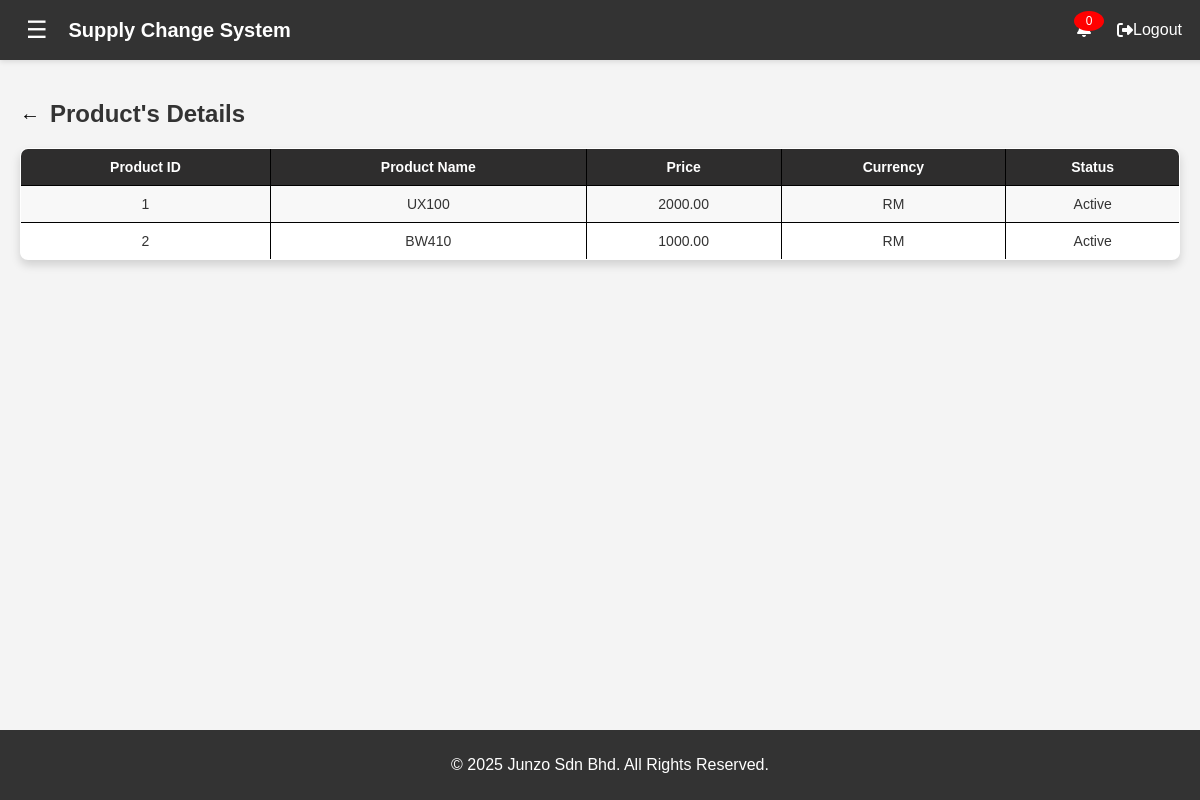
Screenshot of /view_product.php (signed in) with the database file from the repository.
### tables this page shows
CREATE TABLE `products` (
  `product_id` int(11) NOT NULL,
  `date_created` timestamp NOT NULL DEFAULT current_timestamp(),
  `product_name` varchar(255) NOT NULL,
  `description` text DEFAULT NULL,
  `unit_price` decimal(10,2) NOT NULL,
  `currency` enum('RM','USD','INR') NOT NULL,
  `status` enum('Inactive','Active') NOT NULL DEFAULT 'Active'
);

### view_product.php (the view, shortened to what this page needs)
<?php
include 'header.php';
$query = "SELECT * FROM products ORDER BY product_id ASC";
$result = $conn->query($query);
?>
<!DOCTYPE html>
<html lang="en">
<head>
</head>
<body>
    <div class="container">
    <h2 class="header-title">
        <a href="products.php" class="back-icon">&#8592;</a> Product's Details
    </h2>
    <table>
        <tr>
            <th>Product ID</th>
            <th>Product Name</th>
            <th>Price</th>
            <th>Currency</th>
            <th>Status</th>
        </tr>
        <?php
        if ($result->num_rows > 0) {
            while ($row = $result->fetch_assoc()) {
                echo "<tr>
                        <td>{$row['product_id']}</td>
                        <td>{$row['product_name']}</td>
                        <td>{$row['unit_price']}</td>
                        <td>{$row['currency']}</td>
                        <td>{$row['status']}</td>
                      </tr>";
            }
        } else {
            echo "<tr><td colspan='4'>No products found.</td></tr>";
        }
        ?>
    </table>
    </div>
    <?php include 'footer.php';?>
</body>
</html>

### css/styles.css (style rules this page uses)
body { margin: 0; padding: 0; font-family: 'Poppins', Arial, sans-serif; background-color: #f4f4f4; color: #333; }
table { width: 100%; border-collapse: collapse; margin-top: 20px; background: white; border-radius: 8px; overflow: hidden; box-shadow: 0px 5px 10px rgba(0, 0, 0, 0.15); }
th, td { padding: 14px 18px; border: 1px solid #ddd; text-align: left; font-size: 14px; }
th { background: #2c2c2c; color: white; font-weight: bold; }
tr:nth-child(even) { background: #f8f8f8; }
.container { margin-top: 60px; margin-left: 0; padding: 20px; transition: margin-left 0.3s ease-in-out; }

### view_product.php (style rules this page uses)
table { width: 100%; border-collapse: collapse; margin-top: 20px; }
table, th, td { border: 1px solid black; }
th, td { padding: 10px; text-align: center; }
th { background-color: #2e2d2d; }
.container { margin-top: 60px; margin-left: 0; padding: 20px; transition: margin-left 0.3s ease-in-out; }
.back-icon { text-decoration: none; color: black; font-size: 20px; margin-right: 10px; }
.header-title { display: flex; align-items: center; }

### rows the page displays
products: product_id "1", product_name "UX100", unit_price "2000.00", currency "RM", status "Active"
products: product_id "2", product_name "BW410", unit_price "1000.00", currency "RM", status "Active"

### other values shown
$unread_count "0"
